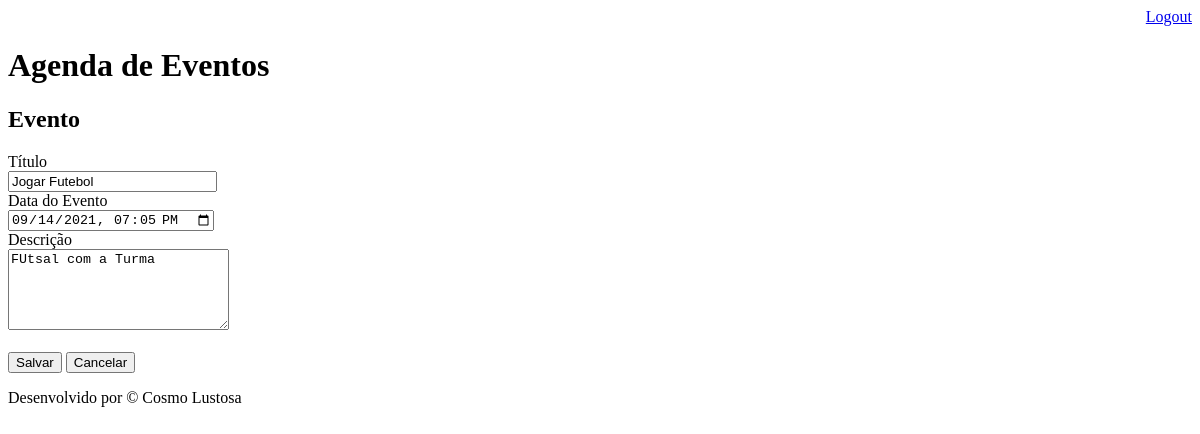
/agenda/evento/?id=8 (signed in), run on an earlier commit of the app's database.
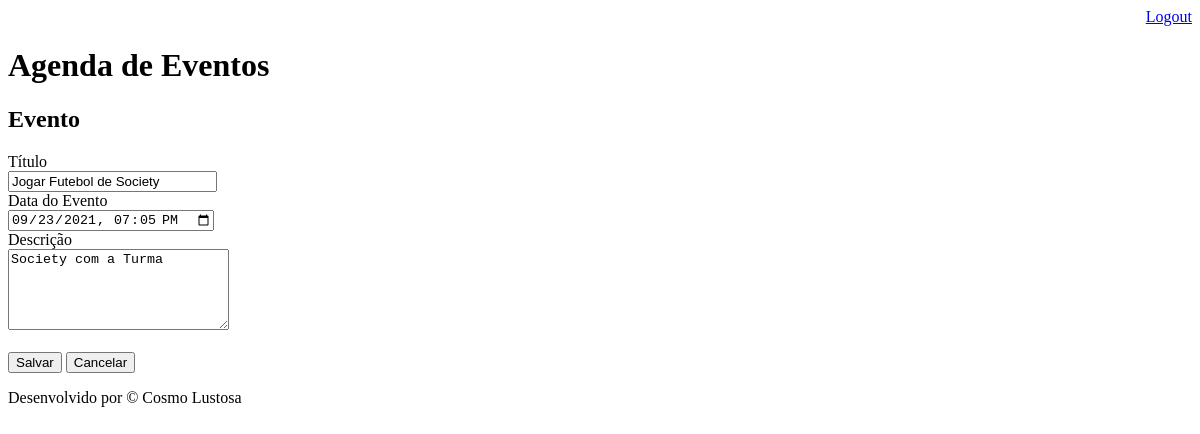
And on a later commit of the database.
### core/models.py (models this page shows, shortened)
class Evento(models.Model):
    titulo = models.CharField(max_length=100)
    descricao = models.TextField(blank=True, null=True)
    data_evento = models.DateTimeField(verbose_name='Data do Evento')
    data_criacao = models.DateTimeField(auto_now=True)
    usuario = models.ForeignKey(User, on_delete=models.CASCADE)
    class Meta: #classe meta muda o nome da tabela no bd
        db_table = 'evento'
    def get_data_input_evento(self):
        return self.data_evento.strftime('%Y-%m-%dT%H:%M')

### core/views.py (the view)
# urls.py: path('agenda/evento/', views.evento),
@login_required(login_url='/login/')
def evento(request):
    id_evento = request.GET.get('id')
    dados = {}
    if id_evento:
        dados['evento'] = Evento.objects.get(id=id_evento)
    return render(request, 'evento.html', dados)

### templates/evento.html (shortened to what this page needs)
{% extends 'model-page.html' %}
{% block content %}
<h2> Evento </h2>
<form action="submit" method="POST"> {% csrf_token %}
    <label>Título</label>
    <br>
    <input type="text" name="titulo" size="23" value="{{evento.titulo}}">
    <br>
    <label>Data do Evento</label>
    <br>
    <input type="datetime-local" name="data_evento" value="{{evento.get_data_input_evento}}">
    <br>
    <label>Descrição</label>
    <br>
    <textarea name="descricao" rows="5" cols="25">{{evento.descricao}}</textarea>
    <br><br>
    <button type="submit">Salvar</button>
    <a href="/">
        <button type="button">Cancelar</button>
    </a>
</form>
{% endblock %}

What changed in the data, as far as the page shows it:
changed Evento: titulo "Jogar Futebol" → "Jogar Futebol de Society"; data_evento "09/14/2021 19:05" → "09/23/2021 19:05"; descricao "FUtsal com a Turma" → "Society com a Turma"
